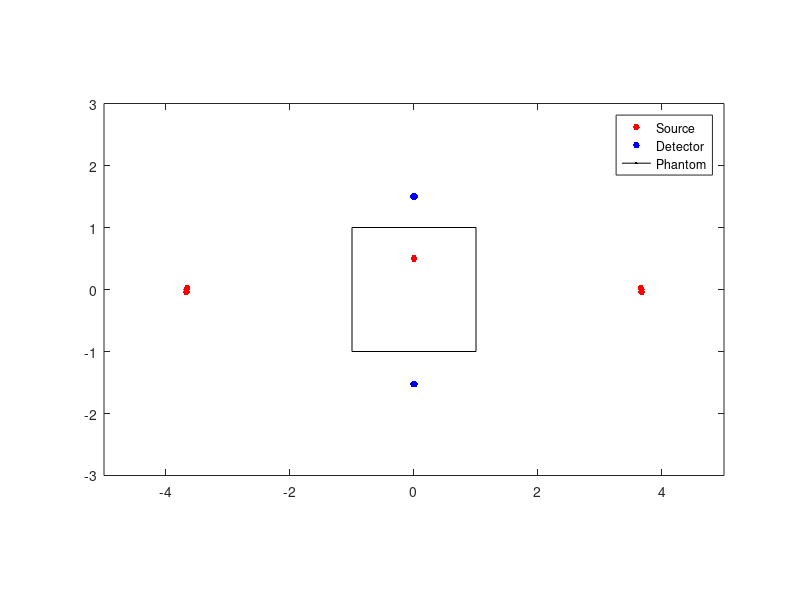

The MATLAB script that drew this image:
clear;

sx = [3.67,-3.67,3.66,-3.66,3.67,-3.67,.0];
sy = -[.0,.0,-.02,-.02,.04,.04,-.5];

dx = [-.01,.01,-.01,.01];
dy = -[-1.5,-1.5,1.53,1.53];

plot(sx,sy,'.r','MarkerSize',15);
hold on 
plot(dx,dy,'.b','MarkerSize',15);
plot(-100,100,'k');
rectangle('Position',[-1 -1 2 2]);
hold off
daspect([1 1 1]);
axis([-5, 5, -3, 3]);
legend('Source','Detector','Phantom');

% Fittest 675
% x: [3.67,-3.67,3.66,-3.66,3.67,-3.67,.0,-.01,.01,-.01,.01,];
% y: [.0,.0,-.02,-.02,.04,.04,-.5,-1.5,-1.5,1.53,1.53,];
% 25.67